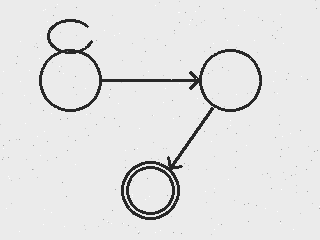
#> input picture tests/fixtures/state_machine.png, 320 x 240 px
$ python -i illumination.py   (imports and definitions only)
#> lines starting #> are read from the running program, lines starting #| are printed output that depends on the picture
#> further down, picture is the input picture: shape (240, 320, 3); min 40, max 255, mean 227.2
"""Phase 3.1.4 - illumination correction.

A photograph of paper is rarely lit evenly. A window on one side, a hand casting a shadow, a
phone's own flash: all of them put a slow brightness ramp across the page, and a global
threshold then eats the strokes on the dark side while keeping paper texture on the bright
side. Correcting the ramp before binarising is what makes 3.1.5 possible at all.

Two steps, in this order:

1. **Background flattening.** Estimate the paper's brightness with a large morphological
   *closing* - a maximum filter, which erases anything darker and smaller than its kernel, and
   ink is exactly that - then divide the image by that estimate. This removes the ramp without
   knowing anything about where the light came from.
2. **CLAHE.** Contrast-limited local equalisation, to restore bite in areas that were flat.
   Contrast-*limited*, because plain histogram equalisation on flattened paper amplifies its
   texture into fake strokes.

The order matters. CLAHE first would equalise the shadow into place and make it permanent.

Success is measured with the same statistic Phase 1 used to *label* these images as shadowed -
the spread of mean brightness across the four quadrants - so the number here is directly
comparable to the number that put them in the `shadow` bucket.

    python -m src.preprocess.illumination
"""

from __future__ import annotations

import argparse
import json
import sys

import cv2
import numpy as np

from src.utils.config import ROOT

#: Kernel for the background estimate, as a fraction of the image's short side. It must be
#: comfortably larger than the widest stroke and smaller than the lighting variation it is
#: meant to capture; 1/16 of the page clears both on this corpus.
BACKGROUND_FRAC = 1 / 16

DEFAULT_CLIP_LIMIT = 2.0
DEFAULT_TILE_GRID = 8

#: Phase 1's threshold for calling an image shadowed (src/ingest/chaos_builder.py).
SHADOW_GRADIENT = 28.0


def background(gray: np.ndarray, kernel_size: int | None = None) -> np.ndarray:
    """The paper, without the ink: a morphological closing with a large kernel."""
    if kernel_size is None:
        kernel_size = max(15, int(BACKGROUND_FRAC * min(gray.shape)) | 1)
#> kernel_size = 15
    kernel = cv2.getStructuringElement(cv2.MORPH_ELLIPSE, (kernel_size, kernel_size))
    return cv2.morphologyEx(gray, cv2.MORPH_CLOSE, kernel)
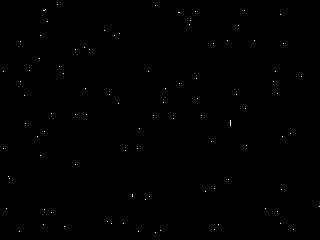
#> returned value: shape (240, 320); values 235 (black) and 255 (white), 0.13% white in thin lines or dots


def flatten(gray: np.ndarray, kernel_size: int | None = None) -> np.ndarray:
    """Divide out the lighting. Ink keeps its contrast; the ramp disappears."""
    paper = background(gray, kernel_size).astype(np.float32)
    ratio = gray.astype(np.float32) / np.maximum(paper, 1.0)
    return np.clip(ratio * 255.0, 0, 255).astype(np.uint8)


def clahe(
    gray: np.ndarray,
    clip_limit: float = DEFAULT_CLIP_LIMIT,
    tile_grid: int = DEFAULT_TILE_GRID,
) -> np.ndarray:
#> called with clip_limit = 2, tile_grid = 8
    engine = cv2.createCLAHE(clipLimit=clip_limit, tileGridSize=(tile_grid, tile_grid))
    return engine.apply(gray)


def correct(
    image: np.ndarray,
    *,
    clip_limit: float = DEFAULT_CLIP_LIMIT,
    tile_grid: int = DEFAULT_TILE_GRID,
    kernel_size: int | None = None,
) -> np.ndarray:
    """Flatten the lighting, then restore local contrast. Returns grayscale."""
    gray = cv2.cvtColor(image, cv2.COLOR_BGR2GRAY) if image.ndim == 3 else image
    return clahe(flatten(gray, kernel_size), clip_limit, tile_grid)


# [62 lines left out: functions quadrant_spread, evaluate, main, not called in this run]


# [2 lines not run here, left out]

>>> import cv2
>>> picture = cv2.imread('../../tests/fixtures/state_machine.png')
>>> result = correct(picture)
